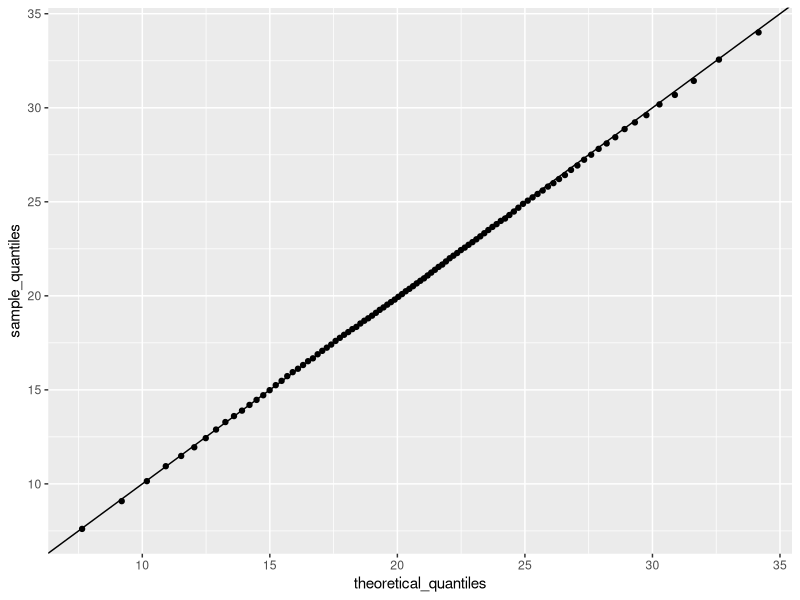

Reproduce this figure in R.
library(ggplot2)
set.seed(16)

act_scores <- rnorm(10000, 20.9, 5.7)



z_scores <- (act_scores - mean(act_scores))/sd(act_scores)

F <- function(a) mean(act_scores<=a)

p <- seq(0.01, 0.99, 0.01)


sample_quantiles <- quantile(act_scores,probs = p)

theoretical_quantiles <- qnorm(p,mean = 20.9,sd=5.7)

qplot(theoretical_quantiles, sample_quantiles) + geom_abline()